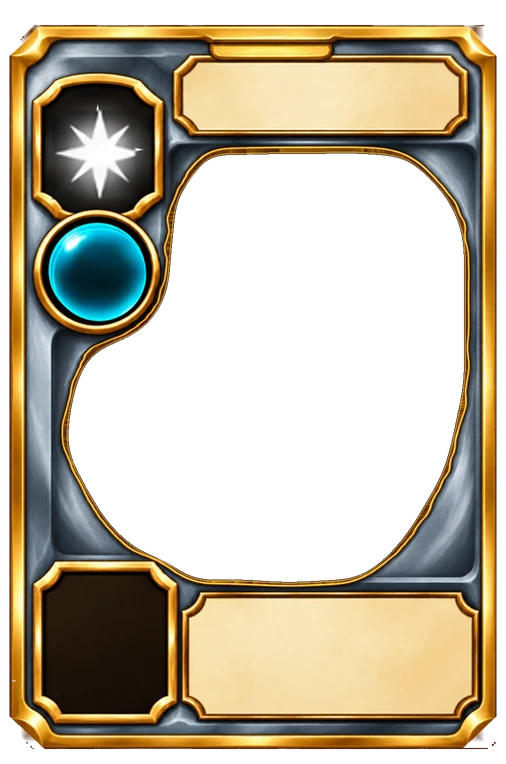
#> input picture design-parts/ui-skillcard-simple-20261028/old-v5-frames-c57b589/frame_normal_support.webp, 506 x 764 px
$ python tint_reference.py ../old-v5-frames-c57b589/frame_normal_support.webp ../old-v5-frames-c57b589/frame_normal_support.webp
#> lines starting #> are read from the running program, lines starting #| are printed output that depends on the picture; after the words box and inside, x2 and y2 are one past the last pixel; in counts of white or black regions, pixels touching at a corner belong together
import sys
import numpy as np
from PIL import Image
def tint(p, color):
#> called with color = (168, 220, 196)
    a = np.array(Image.open(p).convert('RGBA')).astype(float)
    rgb, al = a[..., :3], a[..., 3]
    r, b = rgb[..., 0], rgb[..., 2]
    gold = (r - b > 40)
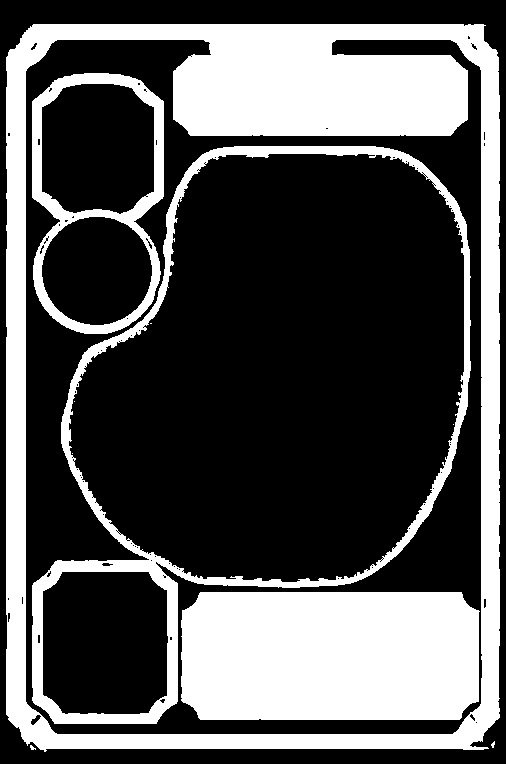
#> gold: shape (764, 506) bool; 33.2% white; 10 white regions (6 under 20 px), largest, box (x1, y1, x2, y2) and area: (6, 24, 500, 752) 67178, (181, 592, 480, 720) 37131, (32, 146, 471, 724) 16661, (32, 73, 164, 334) 7395
    silver = (al > 0) & ~gold
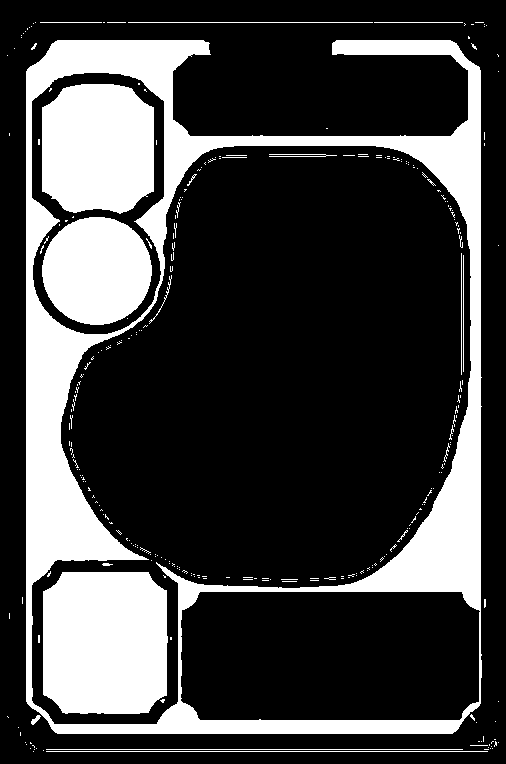
#> silver: shape (764, 506) bool; 25.6% white; 291 white regions (267 under 20 px), largest, box (x1, y1, x2, y2) and area: (26, 40, 482, 734) 57001, (43, 572, 168, 714) 16637, (42, 84, 154, 214) 12892
    c = np.array(color, float)
    dark, mid, light = c * 0.45, c, c + (255 - c) * 0.7
    t = (rgb.mean(-1) / 255.0)[..., None]
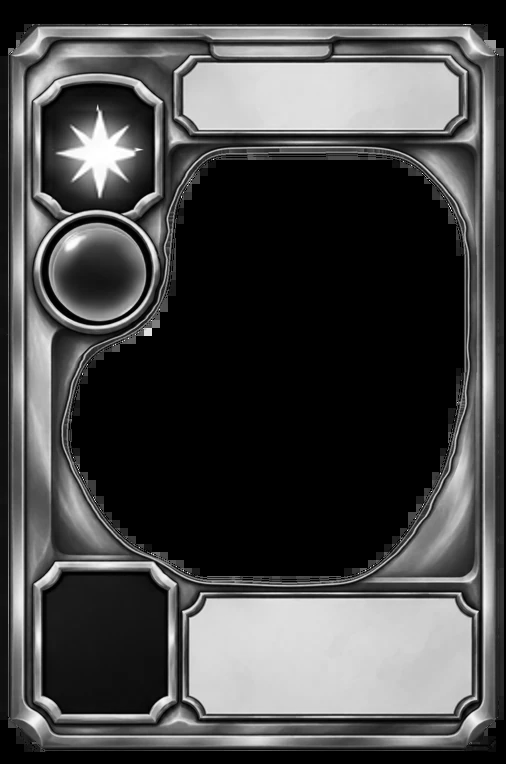
#> t: shape (764, 506, 1) float64; min 0, max 1, mean 0.277
    col = np.where(t < 0.6, dark + (mid - dark) * np.clip(t / 0.6, 0, 1), mid + (light - mid) * np.clip((t - 0.6) / 0.4, 0, 1))
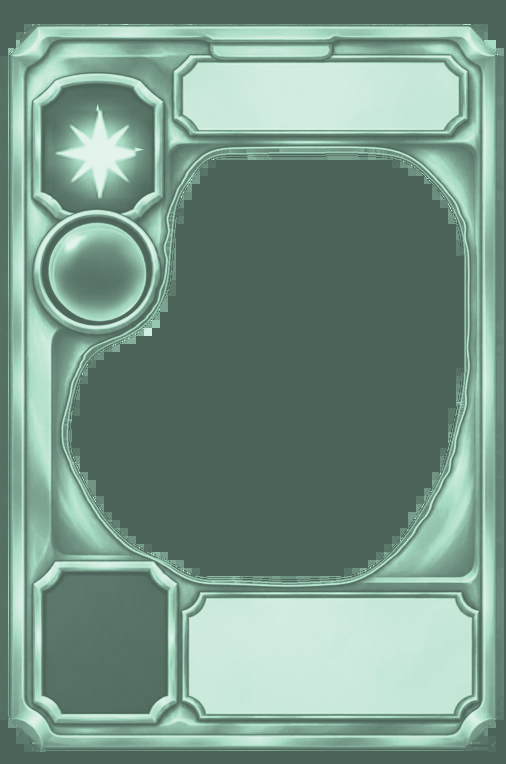
#> col: shape (764, 506, 3) float64; mean R, G, B 118.1, 148.8, 134.6
    out = rgb.copy(); out[silver] = col[silver]
#> after `out[silver] = col[silver]`:
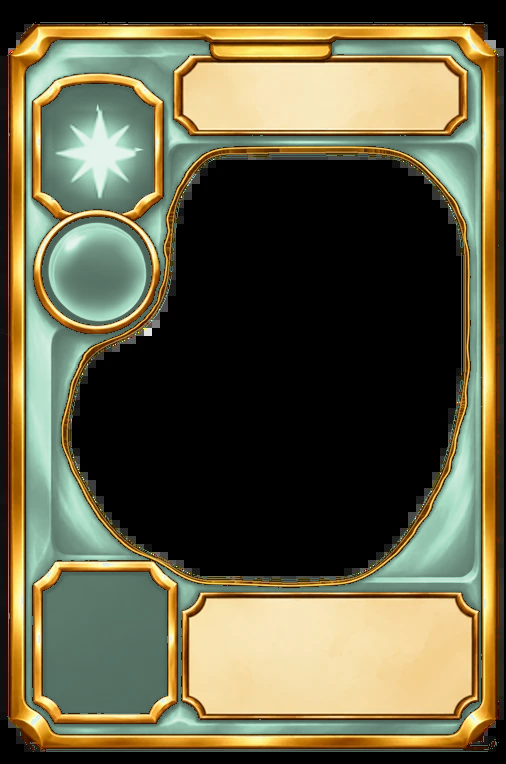
#> out: shape (764, 506, 3) float64; mean R, G, B 98.4, 94.3, 67.9
    return Image.fromarray(np.dstack([out, al]).astype('uint8'), 'RGBA'), gold & (al > 0), silver
for p, name in [(sys.argv[1], 'hand'), (sys.argv[2], 'normal')]:
    for cname, col in [('mint', (0xA8, 0xDC, 0xC4)), ('silver', None)]:
        im = Image.open(p).convert('RGBA') if col is None else tint(p, col)[0]
        bg = Image.new('RGBA', im.size, (30, 120, 60, 255))  # 濃い緑の上でふちの白いにじみを見る
        bg.alpha_composite(im); bg.save(f'chk_{name}_{cname}.png')
#> after `bg.alpha_composite(im)`:
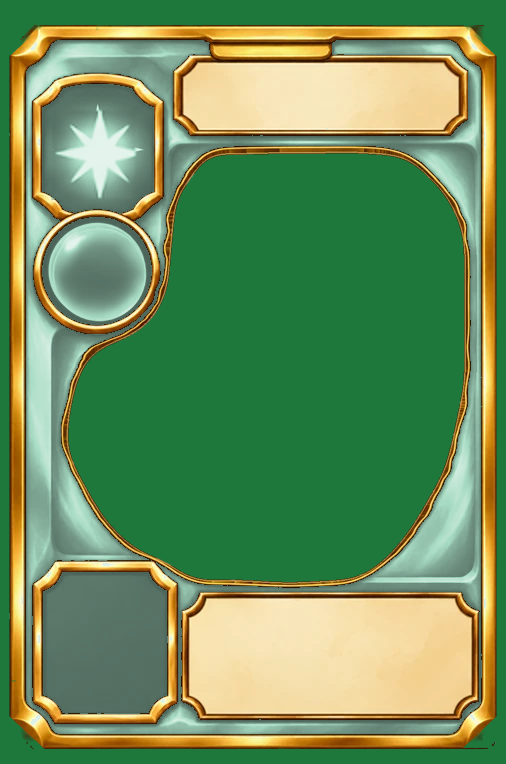
#> bg: PIL image 506x764 RGBA; mean R, G, B, A 107.6, 143.6, 91.7, 255
    _, g, s = tint(p, (0xA8, 0xDC, 0xC4))
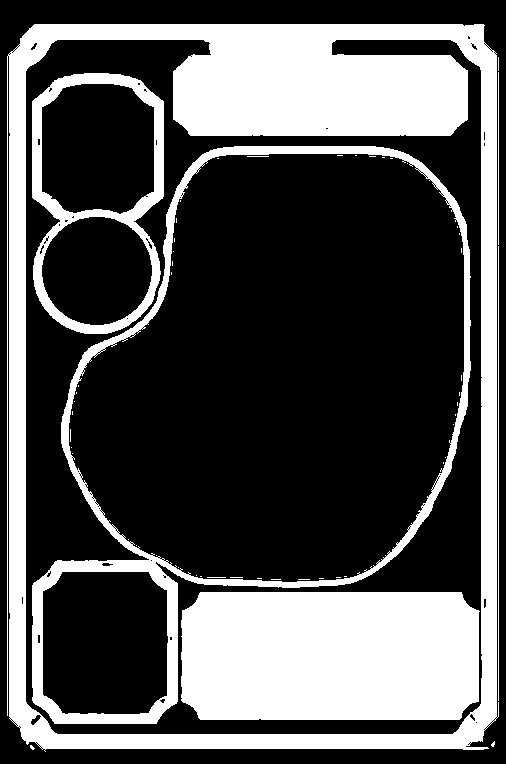
#> g: shape (764, 506) bool; 32.4% white; 54 white regions (47 under 20 px), largest, box (x1, y1, x2, y2) and area: (7, 24, 499, 752) 64094, (181, 592, 480, 720) 37131, (32, 146, 471, 724) 15771
    print(name, 'gold px', g.sum(), 'silver px', s.sum())
#| hand gold px 125261 silver px 99052
